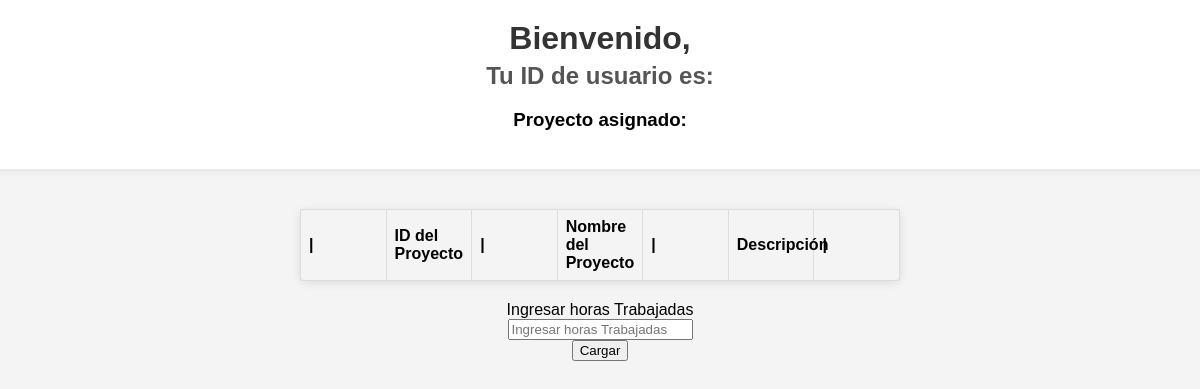
Page /home.php on the earlier database version.
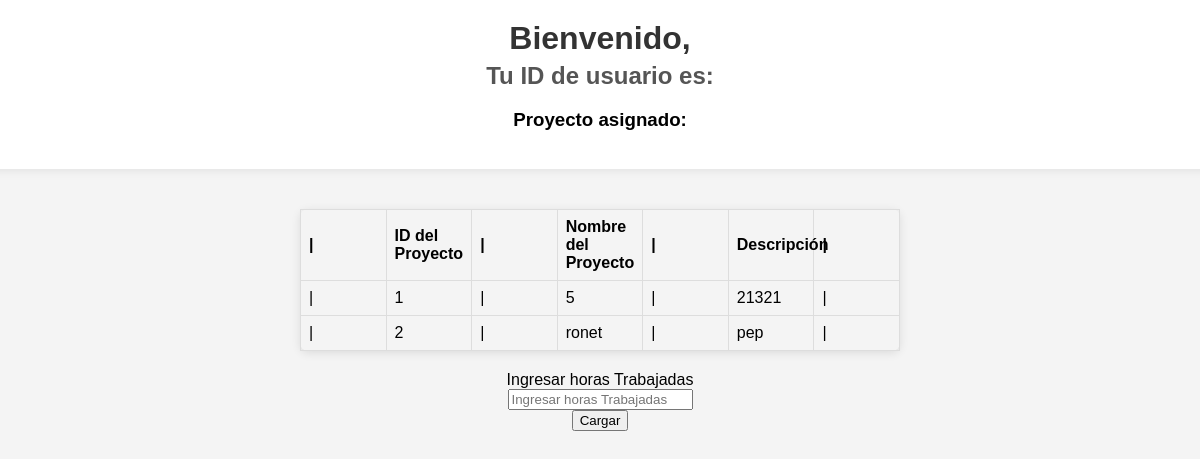
Same page on the later database version.
### tables this page shows
CREATE TABLE IF NOT EXISTS `proyectos` (
  `ID_Proyecto` int NOT NULL AUTO_INCREMENT,
  `Nombre_Proyecto` varchar(100) DEFAULT NULL,
  `Descripcion` text,
  `Fecha_Inicio` date DEFAULT NULL,
  `Fecha_Fin` date DEFAULT NULL,
  PRIMARY KEY (`ID_Proyecto`)
);

### home.php (the view, shortened to what this page needs)
<?php
include "db_conn.php";
$sql = "SELECT * FROM proyectos";
$result = mysqli_query($conn, $sql);
?>
<!DOCTYPE html>
<html>
<head>
    <link rel="stylesheet" type="text/css" href="home.css">
</head>
<header><h1>Bienvenido, <?php echo $_SESSION['name']; ?></h1>
<h2>Tu ID de usuario es: <?php echo $_SESSION['id']; ?></h2>
<h3>Proyecto asignado: <?php echo $_SESSION['Proyecto']; ?></h3>
</header>
<body align="center">
     <table class="default">
        <tr align="center">
            <th>|</th>
            <th>ID del Proyecto</th>
            <th>|</th>
            <th>Nombre del Proyecto</th>
            <th>|</th>
            <th>Descripción</th>
            <th>|</th>
        </tr>
        <?php while ($row = mysqli_fetch_assoc($result)) { ?>
            <tr align='center'>
                <td>|</td>
                <td><?php echo $row['ID_Proyecto']; ?></td>
                <td>|</td>
                <td><?php echo $row['Nombre_Proyecto']; ?></td>
                <td>|</td>
                <td><?php echo $row['Descripcion']; ?></td>
                <td>|</td>
            </tr>
        <?php } ?>
    </table>
 <footer>
    <form action="ingreso.php" method="post">
    <label >Ingresar horas Trabajadas</label> <br>
    <input type="text" name="Horas" placeholder="Ingresar horas Trabajadas"><br>
    <Button type="submit">Cargar</Button>
    </form>
 </footer>
</body>
</html>

Differences in the rows shown:
added proyectos: ID_Proyecto "1", Nombre_Proyecto "5", Descripcion "21321"
added proyectos: ID_Proyecto "2", Nombre_Proyecto "ronet", Descripcion "pep"
